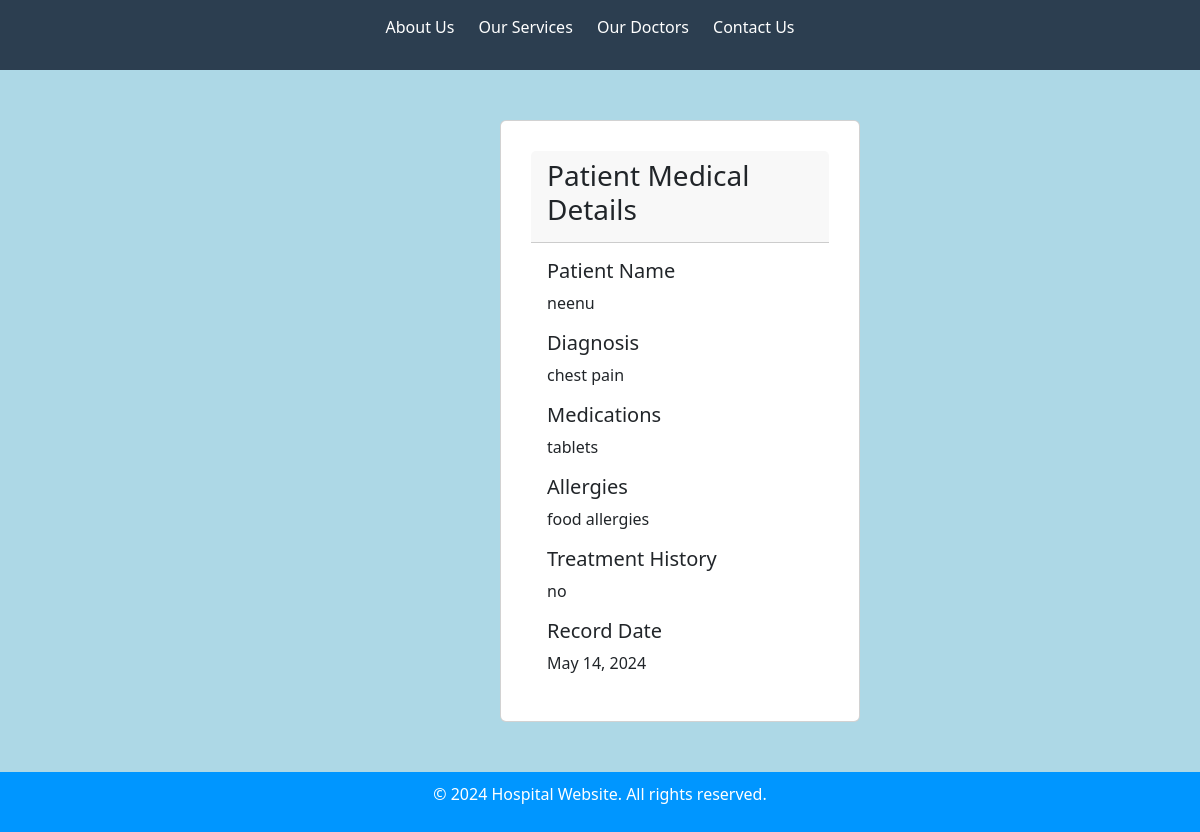
The app's page /pa-dashboard/medical_history_details/1/ with its own data.
### ehospital_app/models.py (models this page shows, shortened)
class MedicalHistory(models.Model):
    patient = models.ForeignKey(Patient, on_delete=models.CASCADE)
    diagnosis = models.TextField()
    medications = models.TextField()
    allergies = models.TextField()
    treatment_history = models.TextField()
    record_date = models.DateField()

class Patient(models.Model):
    name = models.CharField(max_length=100)
    date_of_birth = models.DateField()
    address = models.TextField()
    phone_number = models.IntegerField()
    def __str__(self):
        return '{}'.format(self.name)

### ehospital_app/views.py (the view)
# urls.py: path('medical_history_details/<int:history_id>/', views.medical_history_details, name='medical_history_details'),
def medical_history_details(request, history_id):
    medical_history = MedicalHistory.objects.get(id=history_id)
    return render(request, 'medical_history_details.html', {'medical_history': medical_history})

### templates/medical_history_details.html
 {% extends 'base.html'%}
{% load static %}
{% block content %}
 <div style="background-color:lightblue;  padding: 50px 0px;">
 <div class="card" style="width : 30%;  padding: 30px; margin-left: 500px; ">
  <div class="card-header">
      <h3>Patient Medical Details</h3>
  </div>
  <div class="card-body">
    <h5 class="card-title">Patient Name</h5>
    <p class="card-text">{{ medical_history.patient }}</p>
      <h5 class="card-title">Diagnosis</h5>
    <p class="card-text">{{ medical_history.diagnosis }}</p>
      <h5 class="card-title">Medications</h5>
    <p class="card-text">{{ medical_history.medications }}</p>
      <h5 class="card-title">Allergies</h5>
    <p class="card-text">{{ medical_history.allergies }}</p>
      <h5 class="card-title">Treatment History</h5>
    <p class="card-text">{{ medical_history.treatment_history }}</p>
      <h5 class="card-title">Record Date</h5>
    <p class="card-text">{{ medical_history.record_date }}</p>
  </div>
</div>
     </div>
 {% endblock %}

### static/css/style.css (style rules this page uses)
body { font-family: Arial, sans-serif; margin: 0; padding: 0; }

### records on screen
MedicalHistory: patient "neenu", diagnosis "chest pain", medications "tablets", allergies "food allergies", treatment_history "no", record_date "May 14, 2024"
